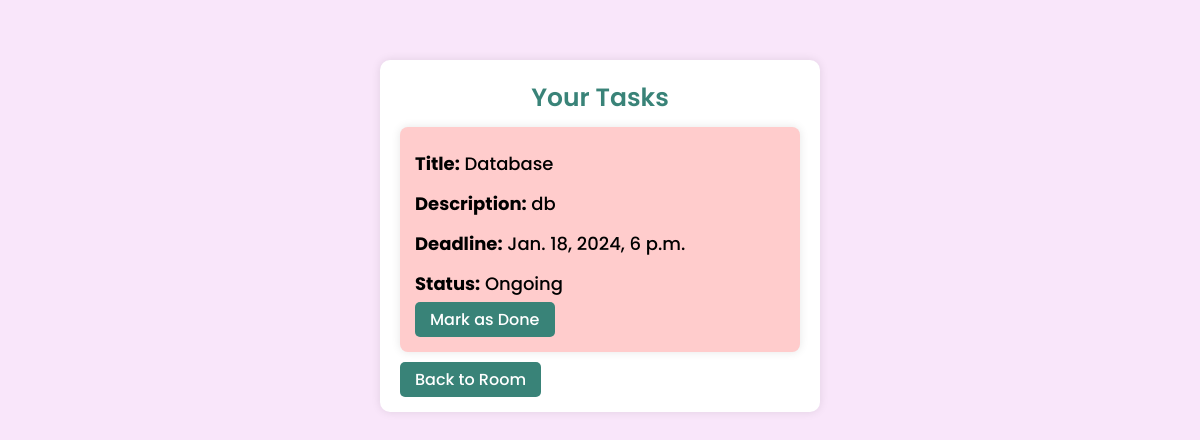
Page /tasks/ (signed in) on the committed database.
### myapp/models.py (models this page shows)
class Task(models.Model):
    title = models.CharField(max_length=255)
    description = models.TextField()
    deadline = models.DateTimeField()
    assigned_to = models.ForeignKey(User, on_delete=models.CASCADE, related_name='assigned_tasks')
    status_choices = [
        ('Ongoing', 'Ongoing'),
        ('Done', 'Done'),
    ]
    room=models.ForeignKey(ProjectRoom, on_delete=models.CASCADE,null=True)
    status = models.CharField(max_length=10, choices=status_choices, default='Ongoing')

### myapp/views.py (the view)
# urls.py: path('tasks/', views.tasks, name='tasks'),
def tasks(request):
    room = ProjectRoom.objects.filter(team_members=request.user).first()
    tasks = Task.objects.filter(assigned_to=request.user)
    return render(request, 'tasks.html', {'tasks': tasks,'room':room})

### templates/tasks.html (shortened to what this page needs)
<!DOCTYPE html>
<html lang="en">
  <head>
  </head>
  <body>
    <section>
      <h3>Your Tasks</h3>
      <ul>
        {% for task in tasks %}
        <li
          class="{% if task.status == 'Ongoing' %}ongoing{% elif task.status == 'Done' %}done{% endif %}"
        >
          <div class="para">
            <p><b>Title:</b> {{ task.title }}</p>
            <p><b>Description:</b> {{ task.description }}</p>
            <p><b>Deadline:</b> {{ task.deadline }}</p>
            <p><b>Status:</b> {{ task.status }}</p>
          </div>
          {% if task.status == 'Ongoing' %}
          <div class="mark">
            <a href="{% url 'update_task_status' task.id 'Done' %}"
              >Mark as Done</a
            >
          </div>
          {% endif %}
        </li>
        {% endfor %}
      </ul>
      <div class="back">
        <a href="{% url 'room_details' room.id %}">Back to Room</a>
      </div>
    </section>
  </body>
</html>

### templates/tasks.html (style rules this page uses)
body { font-family: "Poppins", sans-serif; background: #f9e6fa; margin-top: 40px; padding: 0; display: flex; flex-direction: column; align-items: center; }
section { width: 400px; background-color: #ffffff; padding: 20px; margin-top: 20px; border-radius: 10px; box-shadow: 0 0 10px rgba(0, 0, 0, 0.1); }
h3 { color: #398378; margin-top: -1px; font-size: 25px; font-weight: 600; text-align: center; margin-bottom: 20px; }
ul { list-style-type: none; padding: 0; margin: 0; margin-top: -10px; }
li { margin-bottom: 15px; padding: 5px 15px; border-radius: 8px; box-shadow: 0 0 10px rgba(0, 0, 0, 0.1); }
p { margin-bottom: -5px; font-size: 18px; font-weight: 500; }
.para { margin-bottom: 15px; }
.mark { margin-bottom: 15px; }
.ongoing { background-color: #ffcccc; }
a { text-decoration: none; background-color: #398378; color: white; padding: 6px 15px; border-radius: 5px; font-size: 16px; font-weight: 500; }

### rows in the picture
Task: title "Database", description "db", deadline "Jan. 18, 2024, 6 p.m.", status "Ongoing", shows "Mark as Done"
